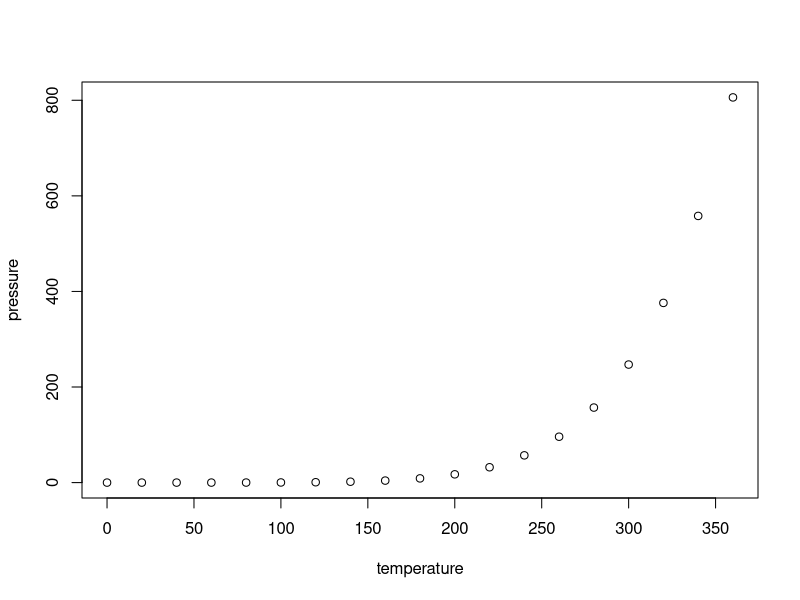
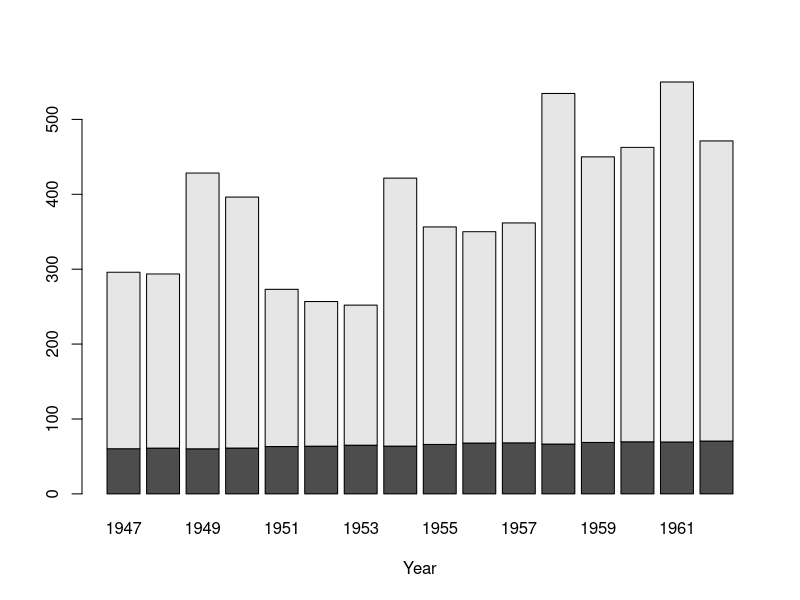

Write R code to recreate these figures, in order.
## ---- chunk 1
plot(pressure)
## ---- chunk 2
barplot(cbind(Employed, Unemployed) ~ Year, data = longley)
